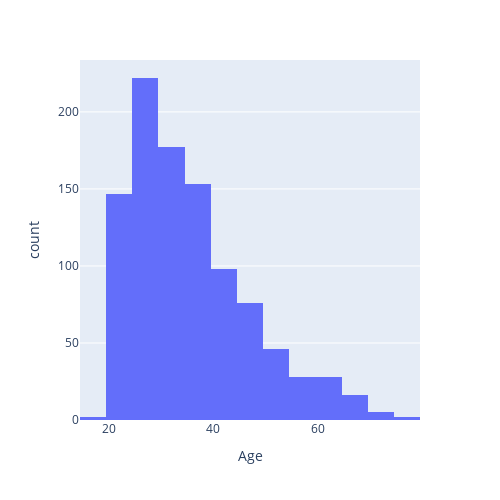

This figure's notebook cell:
### Markdown cell above
### Distribution of continuous variable

### Code cell
# age
fig = px.histogram(German_data, x="Age", nbins=15,  height = 500, width = 500)
fig.show()

### Figure 1 — Plotly figure (JSON) as saved in the notebook; plotly's stock layout.template omitted (floating-point values rounded to 4 significant figures; data arrays with more than 128 entries replaced by an {"elided": "..."} marker saying what was removed)
{"data": [{"alignmentgroup": "True", "bingroup": "x", "hovertemplate": "Age=%{x}<br>count=%{y}<extra></extra>", "legendgroup": "", "marker": {"color": "#636efa", "pattern": {"shape": ""}}, "name": "", "nbinsx": 15, "offsetgroup": "", "orientation": "v", "showlegend": false, "type": "histogram", "x": {"elided": "1000 int values"}, "xaxis": "x", "yaxis": "y"}], "layout": {"barmode": "relative", "height": 500, "legend": {"tracegroupgap": 0}, "margin": {"t": 60}, "width": 500, "xaxis": {"anchor": "y", "domain": [0, 1], "title": {"text": "Age"}}, "yaxis": {"anchor": "x", "domain": [0, 1], "title": {"text": "count"}}}}
